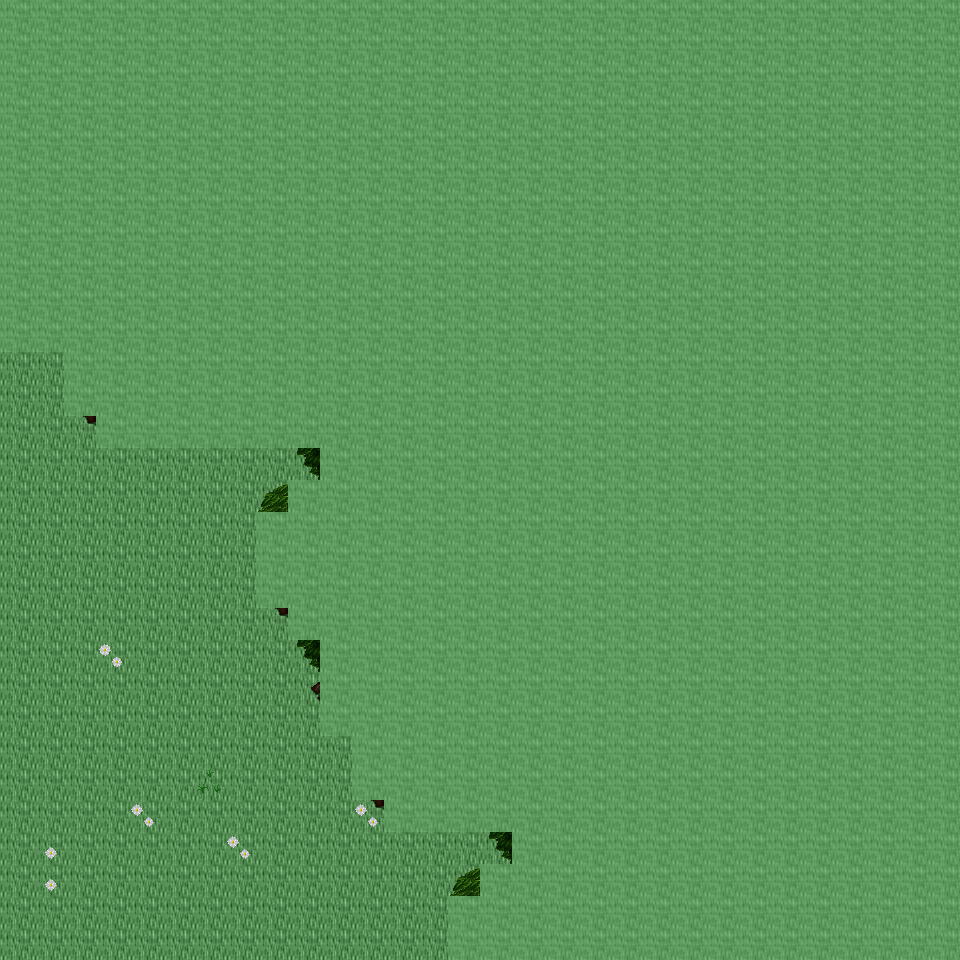

This is a level from a 2D game, rendered from its Tiled map with the project's own tilesets. A one-line summary and the map file follow, with tile-layer data summarised:
An orthogonal 30x30 tile map with 32x32 px tiles, 6 tile layers (Ground, Object, Object2, Above, ...), 21 tilesets and 2 objects (2x mapExit).

<map version="1.0" orientation="orthogonal" renderorder="right-down" width="30" height="30" tilewidth="32" tileheight="32" nextobjectid="3">
  <tileset firstgid="1" name="tileset_ground_ground" tilewidth="32" tileheight="32" tilecount="33" columns="3">
    <image source="../drawable/tileset_ground_ground.png" width="96" height="352" />
  </tileset>
  <tileset firstgid="34" name="tileset_ground_ridge_earth_dark" tilewidth="32" tileheight="32" tilecount="96" columns="12">
    <image source="../drawable/tileset_ground_ridge_earth_dark.png" width="384" height="256" />
  </tileset>
  <tileset firstgid="130" name="tileset_ground_rock_pebbles" tilewidth="32" tileheight="32" tilecount="3" columns="1">
    <image source="../drawable/tileset_ground_rock_pebbles.png" width="32" height="96" />
  </tileset>
  <tileset firstgid="133" name="tileset_plant_grasses" tilewidth="32" tileheight="32" tilecount="6" columns="3">
    <image source="../drawable/tileset_plant_grasses.png" width="96" height="64" />
  </tileset>
  <tileset firstgid="139" name="tileset_ground_grass_corners" tilewidth="32" tileheight="32" tilecount="24" columns="6">
    <image source="../drawable/tileset_ground_grass_corners.png" width="192" height="128" />
  </tileset>
  <tileset firstgid="163" name="tileset_ground_grass_edges" tilewidth="32" tileheight="32" tilecount="36" columns="12">
    <image source="../drawable/tileset_ground_grass_edges.png" width="384" height="96" />
  </tileset>
  <tileset firstgid="199" name="tileset_plant_flower_daisy_white" tilewidth="32" tileheight="32" tilecount="8" columns="2">
    <image source="../drawable/tileset_plant_flower_daisy_white.png" width="64" height="128" />
  </tileset>
  <tileset firstgid="207" name="tileset_plant_flower_daisy_yellow" tilewidth="32" tileheight="32" tilecount="8" columns="2">
    <image source="../drawable/tileset_plant_flower_daisy_yellow.png" width="64" height="128" />
  </tileset>
  <tileset firstgid="215" name="tileset_plant_stump_stump_green" tilewidth="32" tileheight="32" tilecount="4" columns="2">
    <image source="../drawable/tileset_plant_stump_stump_green.png" width="64" height="64" />
  </tileset>
  <tileset firstgid="219" name="tileset_plant_tree_tree_darkgreen" tilewidth="32" tileheight="32" tilecount="88" columns="8">
    <image source="../drawable/tileset_plant_tree_tree_darkgreen.png" width="256" height="352" />
  </tileset>
  <tileset firstgid="307" name="tileset_logic_creature_animal" tilewidth="32" tileheight="32" tilecount="32" columns="8">
    <image source="../drawable/tileset_logic_creature_animal.png" width="256" height="128" />
  </tileset>
  <tileset firstgid="339" name="tileset_logic_item_resources" tilewidth="32" tileheight="32" tilecount="6" columns="6">
    <image source="../drawable/tileset_logic_item_resources.png" width="192" height="32" />
  </tileset>
  <tileset firstgid="345" name="tileset_logic_item_mushroom" tilewidth="32" tileheight="32" tilecount="6" columns="6">
    <image source="../drawable/tileset_logic_item_mushroom.png" width="192" height="32" />
  </tileset>
  <tileset firstgid="351" name="tileset_logic_collision" tilewidth="32" tileheight="32" tilecount="1" columns="1">
    <image source="../drawable/tileset_logic_collision.png" width="32" height="32" />
  </tileset>
  <tileset firstgid="352" name="tileset_plant_tree_dead_tree_5" tilewidth="32" tileheight="32" tilecount="20" columns="4">
    <image source="../drawable/tileset_plant_tree_dead_tree_5.png" width="128" height="160" />
  </tileset>
  <tileset firstgid="372" name="tileset_plant_tree_dead_tree_6" tilewidth="32" tileheight="32" tilecount="20" columns="4">
    <image source="../drawable/tileset_plant_tree_dead_tree_6.png" width="128" height="160" />
  </tileset>
  <tileset firstgid="392" name="tileset_plant_tree_dead_tree_7" tilewidth="32" tileheight="32" tilecount="20" columns="4">
    <image source="../drawable/tileset_plant_tree_dead_tree_7.png" width="128" height="160" />
  </tileset>
  <tileset firstgid="412" name="tileset_plant_bush_large_dead" tilewidth="32" tileheight="32" tilecount="2" columns="1">
    <image source="../drawable/tileset_plant_bush_large_dead.png" width="32" height="64" />
  </tileset>
  <tileset firstgid="414" name="tileset_plant_bush_large_wide_dead" tilewidth="32" tileheight="32" tilecount="4" columns="2">
    <image source="../drawable/tileset_plant_bush_large_wide_dead.png" width="64" height="64" />
  </tileset>
  <tileset firstgid="418" name="tileset_logic_creature_reptile" tilewidth="32" tileheight="32" tilecount="7" columns="7">
    <image source="../drawable/tileset_logic_creature_reptile.png" width="224" height="32" />
  </tileset>
  <tileset firstgid="425" name="tileset_logic_item_herb" tilewidth="32" tileheight="32" tilecount="5" columns="5">
    <image source="../drawable/tileset_logic_item_herb.png" width="160" height="32" />
  </tileset>
  <layer name="Ground" width="30" height="30">
    <data>[900 cells, 900 non-empty, 1 distinct tile ids]</data>
  </layer>
  <layer name="Object" width="30" height="30">
    <data>[900 cells, 8 non-empty, 4 distinct tile ids]</data>
  </layer>
  <layer name="Object2" width="30" height="30">
    <data>[900 cells, 61 non-empty, 15 distinct tile ids]</data>
  </layer>
  <layer name="Above" width="30" height="30">
    <data>[900 cells, 696 non-empty, 25 distinct tile ids]</data>
  </layer>
  <layer name="Above2" width="30" height="30">
    <data>[900 cells, 0 non-empty, 0 distinct tile ids]</data>
  </layer>
  <layer name="Walkable" width="30" height="30">
    <data>[900 cells, 718 non-empty, 1 distinct tile ids]</data>
  </layer>
  <objectgroup name="MapEvents">
    <object id="1" name="south" type="mapExit" x="0" y="928" width="448" height="32">
      <properties>
        <property name="map" value="level_0_x104_y62" />
        <property name="x" value="0" />
        <property name="y" value="1" />
      </properties>
    </object>
    <object id="2" name="west" type="mapExit" x="0" y="352" width="32" height="608">
      <properties>
        <property name="map" value="level_0_x103_y61" />
        <property name="x" value="28" />
        <property name="y" value="11" />
      </properties>
    </object>
  </objectgroup>
</map>
